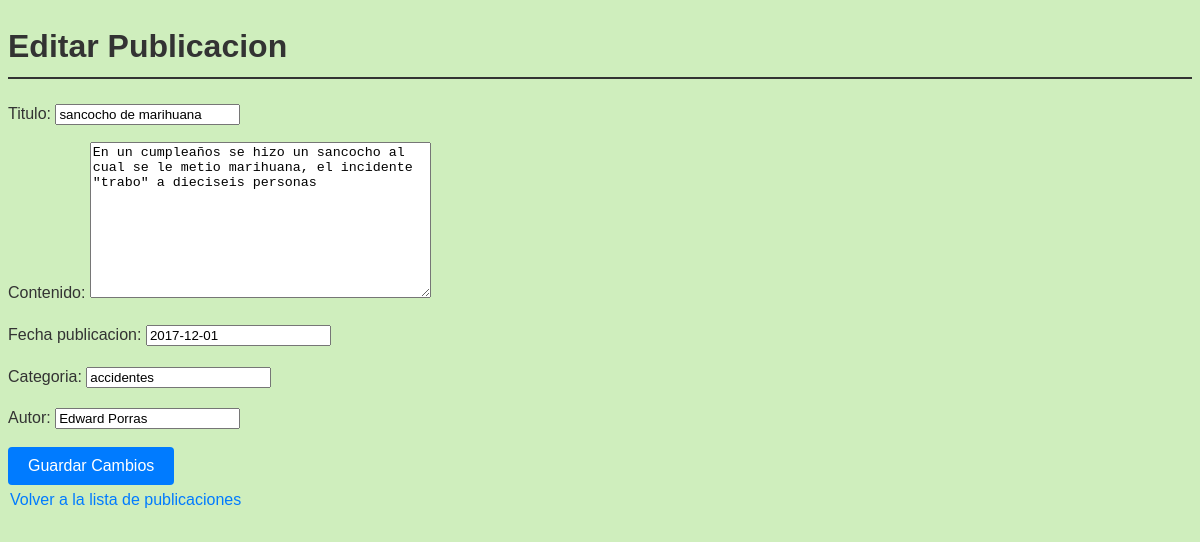
Screenshot of /editar_publicacion/2 with the database file from the repository.
### blog/models.py (models this page shows, shortened)
class Post(models.Model):
    titulo = models.CharField(max_length=150)
    contenido = models.TextField()
    fecha_publicacion = models.DateField()
    categoria = models.CharField(max_length=100)
    autor = models.CharField(max_length=50)

### blog/views.py (the view)
# urls.py: path('editar_publicacion/<int:post_id>', editar_publicacion, name='editar_publicacion'),
def editar_publicacion(request, post_id):
    post = get_object_or_404(Post, id=post_id)
    if request.method == 'POST':
        form = PostModelForm(request.POST, instance=post)
        if form.is_valid():
            form.save()
            return redirect('ver_lista_publicaciones')
    else:
        form = PostModelForm(instance=post)
    return render(request, 'editar_publicacion.html', {'form': form, 'post': post})

### blog/forms.py (shortened to what this page needs)
class PostModelForm(forms.ModelForm):
    class Meta:
        model = Post
        fields = ['titulo', 'contenido', 'fecha_publicacion', 'categoria', 'autor']

### blog/templates/editar_publicacion.html (shortened to what this page needs)
<!DOCTYPE html>
<head>
    {% load static %}
    <link rel="stylesheet" href="{% static 'css/styles.css' %}">
</head>
<body>
    <h1>Editar Publicacion</h1>
    <form method="POST">
        {{ form.as_p }}
        <button type="submit">Guardar Cambios</button>
    </form>
    <a href="{% url 'ver_lista_publicaciones' %}">Volver a la lista de publicaciones</a>
</body>
</html>

### blog/static/css/styles.css (style rules this page uses)
body { font-family: Arial, sans-serif; line-height: 1.6; color: #333; margin: 5; padding: 0; background: #cfeebd; }
h1 { border-bottom: 2px solid #333; padding-bottom: 0.3rem; }
button { background-color: #007bff; color: white; border: none; padding: 10px 20px; font-size: 16px; border-radius: 4px; cursor: pointer; transition: background-color 0.3s ease, transform 0.3s ease; }
a { display: inline-block; position: relative; padding: 2px; color: #007bff; text-decoration: none; overflow: hidden; transition: color 0.3s ease; }
a::before { content: ''; position: absolute; left: 0; bottom: 0; width: 100%; height: 2px; background: #007bff; transition: transform 0.3s ease; transform: scaleX(0); transform-origin: bottom right; }

### rows the page displays
Post: titulo "sancocho de marihuana", contenido "En un cumpleaños se hizo un sancocho al cual se le metio marihuana, el incidente \"trabo\" a dieciseis personas", fecha_publicacion "2017-12-01", categoria "accidentes", autor "Edward Porras"
